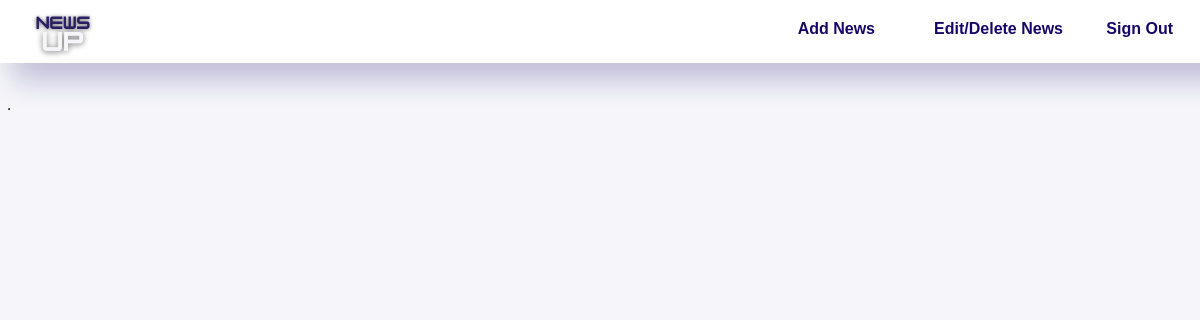
The app's page /admin-interface/mainPage.php, older data.
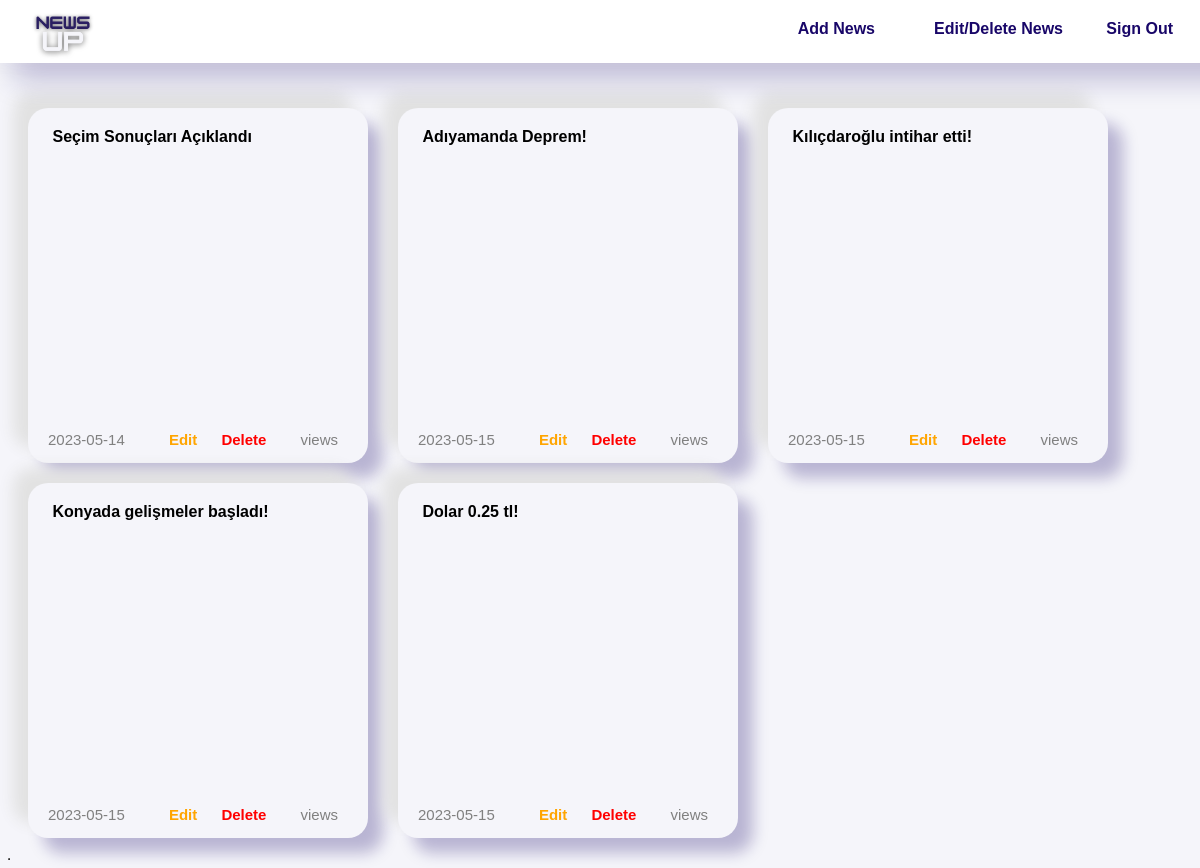
The same page, newer data.
### tables this page shows
CREATE TABLE `haberbilgileri` (
  `id` int(11) NOT NULL,
  `haber_baslik` varchar(100) NOT NULL,
  `haber` varchar(250) NOT NULL,
  `eklenme_tarihi` timestamp NOT NULL DEFAULT current_timestamp() ON UPDATE current_timestamp()
);

### admin-interface/mainPage.php (the view, shortened to what this page needs)
<!DOCTYPE html>
<?php session_start();
    include("connectDatabase.php");
?>
<html lang="tr">
<head>
    <link rel="stylesheet" href="style.css">
</head>
<body style="background-color: #F5F5FA;" class="mainPageBody">
    <div style='z-index:2;'  class="menuMainBar">
    <img href="entryPage.php" class="HaberUpLogo" src="/images/HaberUpLogo.png" alt="HaberUpLogo">
        <a href="mainPage.php" class="HaberUpLogoLink"></a>
        <a href="addNew.php" class="addNew">Add News</a>
        <a href="editDelete.php" class="editDelete">Edit/Delete News</a>
        <a href="entryPage.php" class="signOut">Sign Out</a>
    </div>
    <div class="main"></div>
    <table style='z-index:1;' class="table table-striped" border="1" >
        <?php
            $query = $connetion->prepare("SELECT * FROM haberbilgileri order by topTick desc");
            $query->execute();
            while ($user = $query->fetch(PDO::FETCH_ASSOC)) {
                echo "<div  class='newMainDiv' style='position: relative;'>
                        <a href='views.php?id=".$user["id"]."'> <img src='".$user["image"]."' class='imageNew'/></a>
                        <a href='views.php?id=".$user["id"]."' class='haberBaslik'>".$user['haber_baslik']."</a>
                        <div class='haber'></div>
                        <div class='tarih'>".str_replace("-", "-",substr($user['eklenme_tarihi'], 0, 10))."
                        <a style='margin-left:40px;text-decoration:none;color:orange;font-weight:800;' class='editt' href='edit1.php?id=".$user["id"]."'>Edit</a>
                        <a style='margin-left:20px;text-decoration:none;color:red;font-weight:800;' href='delete1.php?id=".$user["id"]."'>Delete</a>
                        <div  class='view'>".$user['topTick']." views</div>
                        </div>
                    </div>";
            }
        ?>
    </table>
</body>
</html>

### admin-interface/style.css (style rules this page uses)
* { font-family:'Gill Sans', 'Gill Sans MT', Calibri, 'Trebuchet MS', sans-serif; }
.menuMainBar { width: 120%; height: 65px; margin-top: -10px; position: fixed; background-color: white; margin-left: -10px; box-shadow: -15px -15px 30px 0 #e2e2e2, 15px 15px 30px 0 #18066844; }
.HaberUpLogo { width: 70px; height: 70px; margin-left: 30px; position: fixed; }
.main { height: 100px; width: 100px; }
.signOut { position: fixed; padding: 22px; right: 5px; font-family: 'Gill Sans', 'Gill Sans MT', Calibri, 'Trebuchet MS', sans-serif; font-weight: bold; cursor: pointer; text-decoration: none; color: #180668; }
.editDelete { position: fixed; padding: 22px; right: 115px; font-family: 'Gill Sans', 'Gill Sans MT', Calibri, 'Trebuchet MS', sans-serif; font-weight: bold; cursor: pointer; color: #180668; text-decoration: none; }
.addNew { position: fixed; padding: 22px; right: 303px; font-family: 'Gill Sans', 'Gill Sans MT', Calibri, 'Trebuchet MS', sans-serif; font-weight: bold; cursor: pointer; color: #180668; text-decoration: none; }
.HaberUpLogoLink { position: fixed; cursor: pointer; width: 120px; height: 65px; }
.newMainDiv { width: 300px; height: 315px; border-radius: 20px; background-color: #F5F5FA; vertical-align: top; padding: 20px; display:inline-block; margin-right: 10px; margin-bottom: 20px; margin-left: 20px; box-shadow: -15px -15px 15px 0 #e2e2e2, 15px 15px 15px 0 #18066844; }
.haberBaslik { font-weight: 800; margin-bottom: 10px; color: black; text-decoration: none; }
.tarih { font-size: 15px; margin-top: 10px; color: gray; position: absolute; bottom: 15px; display: inline; width: 290px; }
.view { position: absolute; display: inline; right: 0px; }

Row changes from the older to the newer data that the page shows:
added haberbilgileri: haber_baslik "Seçim Sonuçları Açıklandı", eklenme_tarihi "2023-05-14"
added haberbilgileri: haber_baslik "Adıyamanda Deprem!", eklenme_tarihi "2023-05-15"
added haberbilgileri: haber_baslik "Kılıçdaroğlu intihar etti!", eklenme_tarihi "2023-05-15"
added haberbilgileri: haber_baslik "Konyada gelişmeler başladı!", eklenme_tarihi "2023-05-15"
added haberbilgileri: haber_baslik "Dolar 0.25 tl!", eklenme_tarihi "2023-05-15"
